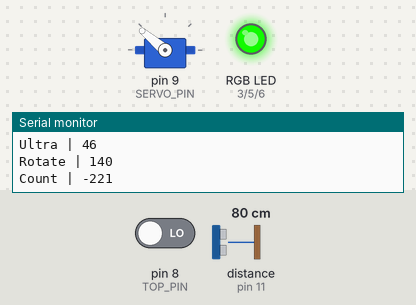
This sketch was run on a simulated Arduino Uno, built with avr-gcc and run on an emulated ATmega328P. Parts: servo, an RGB LED mixed from three pins (HIGH = lit), the last lines printed to the serial monitor. The inputs (shaded band) are chosen by the test bench; at power-on: distance to the obstacle (sensor on pin 11) 80 cm, pin 8 (TOP_PIN) LOW. The echo pulse lasts 58.3 µs per cm; dim RGB values are drawn brighter than linear.

Above: at 1.2 s.
1.3 s: distance to the obstacle (sensor on pin 11) set to 2 cm
At 2.0 s:
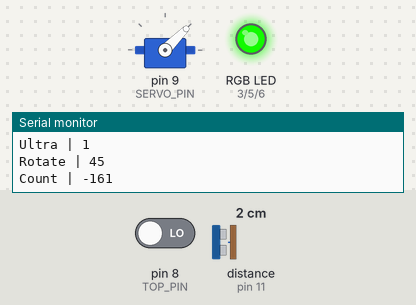
4.3 s: pin 8 (TOP_PIN) driven HIGH
At 4.85 s:
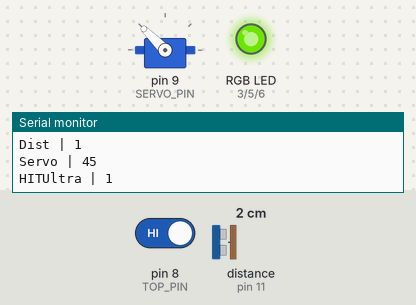
7.3 s: distance to the obstacle (sensor on pin 11) set to 9 cm
10.3 s: pin 8 (TOP_PIN) driven LOW
At 10.9 s:
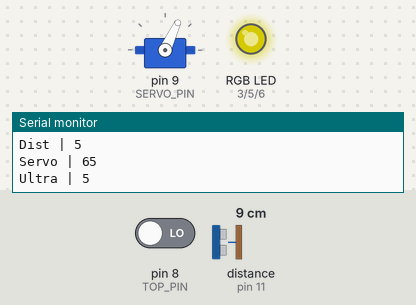
13.3 s: distance to the obstacle (sensor on pin 11) set to 35 cm
At 16.0 s:
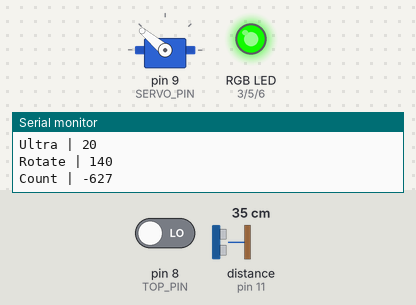
16.3 s: distance to the obstacle (sensor on pin 11) set to 4 cm
At 17.2 s:
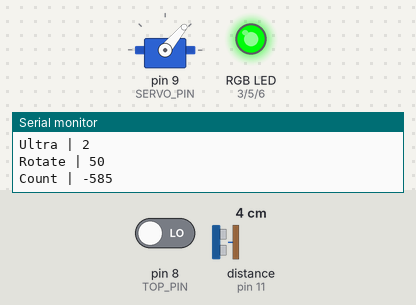
Timing chart, 0 to 20.3 s (numbered marks = the images above; inputs shaded):
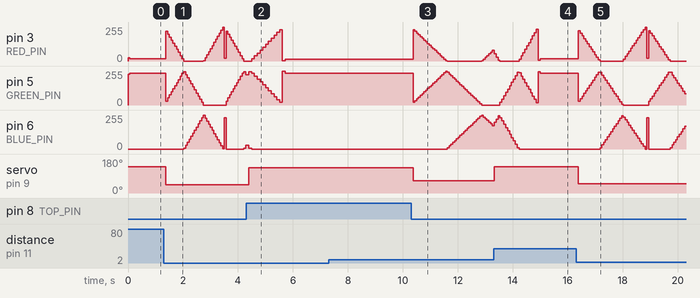

Measured:
- after the input at 4.3 s, servo on pin 9 (SERVO_PIN): 45° → 135° after 0.10 s
- after the input at 10.3 s, pin 6 (BLUE_PIN): rises from 0/255 to 253/255 in 1.2 s, then falls to 175/255 in 0.39 s; servo on pin 9 (SERVO_PIN): 135° → 65° after 0.07 s
- after the input at 13.3 s, servo on pin 9 (SERVO_PIN): 65° → 140° at once

The sketch:

HarryLitCode.ino
```cpp
// -------------------------------- //
// Harrison Katz - hzk27@drexel.edu //
// -------------------------------- //
#include <NewPing.h>
#include <Servo.h>
Servo myservo;

// Define each pin that's used for this loop
const int SERVO_PIN = 9;  // Data Pin for Servo Motor
const int TRIG_PIN = 10;   // Trigger Pin for Ultrasonic
const int ECHO_PIN = 11;   // Echo Pin for Ultrasonic
const int TOP_PIN = 8;    //
const int RED_PIN = 3;    // Red Pin for the LEDs
const int GREEN_PIN = 5; // Green Pin for the LEDs
const int BLUE_PIN = 6;  // Blue Pin for the LEDs

// Define integers that can change over time
int countMax = 100;
int topSwitch;
int count;
int flag;
int time;
int x;

// Define the sonar function for the Ultraonic
NewPing sonar(TRIG_PIN, ECHO_PIN, countMax);

// Setup Function that runs once
void setup(){
  Serial.begin(9600);
  myservo.attach(SERVO_PIN);

  // Define Pin Modes for the LED Output
  pinMode(RED_PIN, OUTPUT);
  pinMode(GREEN_PIN, OUTPUT);
  pinMode(BLUE_PIN, OUTPUT);
  pinMode(TOP_PIN, INPUT);
}

// ------------------------ //
// Define the Loop Function //
// ------------------------ //
// This is the main looping function that will run while
// the arduino is functioning continuously
void loop(){

  // Define the Pin Mode for the Top Switch and take reading
  // Either the pin will read HIGH or LOW
  topSwitch = digitalRead(TOP_PIN);

  // Take Ultrasonic Reading; pass through moveServo Function
  // Rotate will be used to write values to the Servo Motor
  int uS = sonar.ping()/100;
  int rotate = moveServo(uS);

  // If the Top Switch is high, rotate equals 95
  if(topSwitch == HIGH){
    rotate = 135;
    Serial.print("HIT");
    delay(50);
  }

  // Write rotate values to Servo Motor
  myservo.write(rotate);

  // x is used as a color identifyer; Change based on rotate
  // Count used as a heigh measure; Change based on rotate
  x = round(x + (0.50)*(90 - rotate));
  count = round(count + (0.25)*(90 - rotate));

  // Small delay and pass color through showRGB Function
  showRGB(x);
  delay(50);

  // Keep the Color values within certain range
  if(x > 769 || x < 6){
    x = 7;
  }

  // Used to print various values and identifiers to monitor
  Serial.print("Ultra | ");
  Serial.println(uS);
  Serial.print("Rotate | ");
  Serial.println(rotate);
  Serial.print("Count | ");
  Serial.println(count);
  Serial.println("\n");

  // If Stationary, flag equals 1
  // Otherwise, flag equals 0 and time resets
  if(rotate == 90){
    flag = 1;
  }
  else{
    flag = 0;
    time = 0;
  }

  // If flag continues to equal one, add value to time
  if(flag == 1){
    time = time++;
  }

  // If time is greater than 200, start the Waiting Function
  if(time > 200){
    waitingFunction();
  }
}


// % - % - % - % - % - % - % - % - % - % - % - % //
// OTHER FUNCTIONS USED WITHIN THE LOOP FUNCTION //
// % - % - % - % - % - % - % - % - % - % - % - % //

// ------------------------------ //
// Define the Move Servo Function //
// ------------------------------ //
// This function is used to determine which direction and
// how quickly to turn the Servo Motors depending on how
// close the Ultrasonic Sensor reads
int moveServo(int distance){

  // Define a variable for servo output
  int servoAction;

  // Ensures the distance is within a reasonable range
  if(distance > 20){
    distance = 20;
  }

  // This occurs when objects are far away
  if(distance == 0 && count == 0){
    servoAction = 90;
  }

  // This occurs when objects are close
  else if(distance < 10 && distance > 0){
    //int y = (3.14/20)*(10-distance) + (3.14/2);
    //servoAction = round(90 - ((45/2)*-cos(y)+(45/2)));
  int y = 90 + 5*(distance - 10);
  servoAction = y;
  }

  // This occurs when objects are in seeable range
  else if(distance > 10){
    //int y = (3.14/20)*(distance-10) + (3.14/2);
    //servoAction = round(90 + ((45/2)*-cos(y)+(45/2)));
  int y = 90 + 5*(distance - 10);
  servoAction = y;
  }

  // This occurs when objects are far away
  else if(distance == 0 && count > 0){
    servoAction = 135;
  }

  // Anything else, the servo stops moving
  else{
    servoAction = 90;
  }

  Serial.print("Dist | ");
  Serial.println(distance);
  Serial.print("Servo | ");
  Serial.println(servoAction);

  // The servoAction is returned to be passed as rotation
  return servoAction;
}

// -------------------------- //
// Define the showRGBFunction //
// -------------------------- //
// This function is used to set the various colors through
// the spectrum for each of the RGB LEDs
void showRGB(int color){

  // Define initial variables for RGB Intensities
  int redIntensity;
  int greenIntensity;
  int blueIntensity;

  // If color falls within range
  if (color <= 255){          // zone 1
  redIntensity = 255 - color;    // red on to off
  greenIntensity = color;        // green off to on
  blueIntensity = 0;}            // blue is off

  // If color falls within range
  else if (color <= 511){     // zone 2
  redIntensity = 0;                     // red is off
  greenIntensity = 255 - (color - 256); // green on to off
  blueIntensity = (color - 256);}       // blue off to on

  // If color falls within range
  else{ // color >= 512       // zone 3
  redIntensity = (color - 512);         // red off to on
  greenIntensity = 0;                   // green is off
  blueIntensity = 255 - (color - 512);} // blue on to off

  // Write all the values to the different RGB Pins
  analogWrite(RED_PIN, redIntensity);
  analogWrite(BLUE_PIN, blueIntensity);
  analogWrite(GREEN_PIN, greenIntensity);
}

// --------------------------- //
// Define the Waiting Function //
// --------------------------- //
// This function is used when the LIT is inactive
// A for loop is used to pulse the Green LED while the
// Ultrasonic waits for a different reading than before
void waitingFunction(){

  // Define the integers used for this Function
  int uSPrev = sonar.ping()/100; // Define initial Ultrasonic
  int greenIntensity = 255;      // Define initial greenvalue
  int i;                         // Define for loop iteration

  // For Loop to go through the Green LED iterations
  for(i = 1; i<10000; i++){

    // Subtract one from the Green Value and add Delay
    greenIntensity--;
    delay(3);

    // If the Green Value is less than 0, reset it to 255
    if(greenIntensity < 0){
      greenIntensity = 255;
    }

    // Write the values to the different Pins
    analogWrite(BLUE_PIN, greenIntensity);
    analogWrite(RED_PIN, 0);
    analogWrite(GREEN_PIN, 0);

    // Take a new Ultrasonic Sensor Reading for Comparison
    int uSCurr = sonar.ping()/100;

    // Compare the previous and current Ultrasonic Value
    // If the value has changed during the loop: Break
    if(uSCurr != uSPrev){
      break;
    }
  }

  // Reset the time back to zero
  time = 0;
}
```
